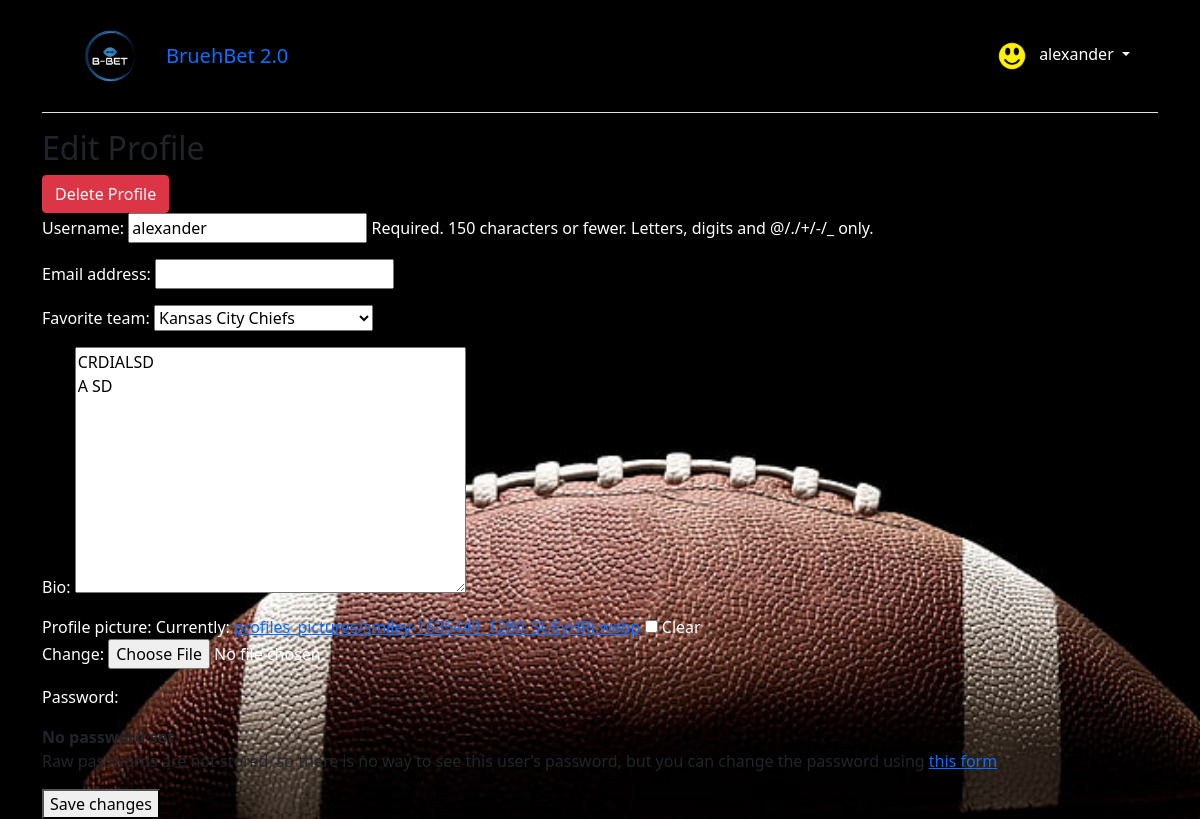
The app's page /profile/alexander/edit/ (signed in), older data.
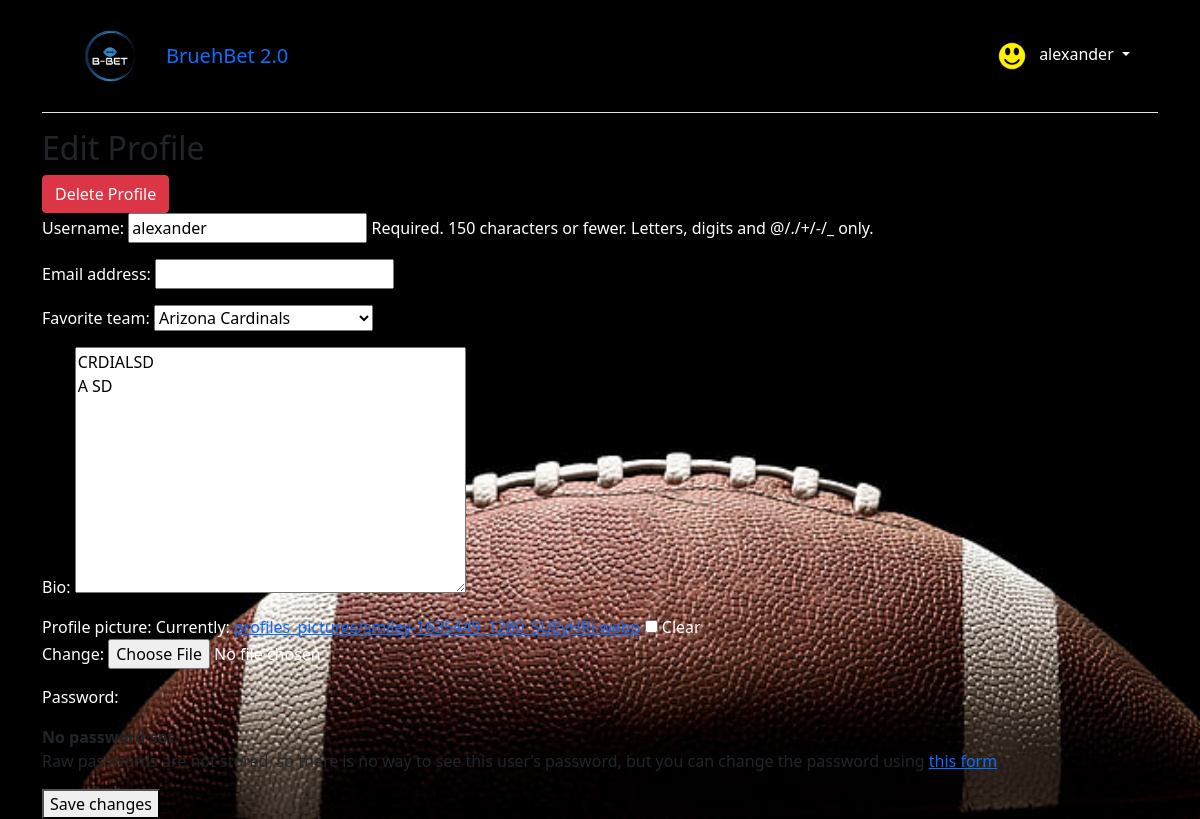
The same page, newer data.
### users/models.py (models this page shows, shortened)
class CustomUser(AbstractUser):
    favorite_team = models.ForeignKey(Team, on_delete=models.SET_NULL, null=True, blank=True)
    models.SlugField(null=True, blank=True, unique=True)
    bio = models.TextField(blank=True, null=True)
    profile_picture = models.ImageField(upload_to='profiles_pictures/', blank=True, null=True)

### users/views.py (the view, shortened to what this page needs)
# urls.py: path('profile/<slug:username>/edit/', ProfileUpdateView.as_view(), name='edit_profile'),
class ProfileUpdateView(LoginRequiredMixin, UserPassesTestMixin, UpdateView):
    model = CustomUser
    form_class = CustomUserChangeForm
    template_name = 'profile_edit.html'  # Change to your template name
    def get_object(self, queryset=None):
        username = self.kwargs.get('username')
        return get_object_or_404(CustomUser, username=username)
    def test_func(self):
        user_to_edit = self.get_object()
        return user_to_edit == self.request.user

### users/forms.py
class CustomUserChangeForm(UserChangeForm):
    class Meta(UserChangeForm):
        model = CustomUser
        fields = ('username', 'email', 'favorite_team','bio', 'profile_picture')

### users/models.py (called while the page is built)
    def __str__(self):
        return self.name

### templates/profile_edit.html (shortened to what this page needs)
{% extends 'base.html' %}
{% block content %}
    <h2>Edit Profile</h2>
    <form method="post" enctype="multipart/form-data">
        <a href="{% url 'delete_profile' username=user.username %}" class="btn btn-danger">Delete Profile</a>
        {{ form.as_p }}
        <button type="submit">Save changes</button>
    </form>
{% endblock %}

### templates/base.html (shortened to what this page needs)
{% load static %}
<!DOCTYPE html>
<html>
<head>
  <link rel="stylesheet" type="text/css" href="{% static 'css/styles.css' %}">
  <link href="https://cdn.jsdelivr.net/npm/bootstrap@5.1.3/dist/css/bootstrap.min.css" rel="stylesheet"
>
    <link rel="stylesheet" href="https://cdnjs.cloudflare.com/ajax/libs/OwlCarousel2/2.3.4/assets/owl.carousel.min.css">
<link rel="stylesheet" href="https://cdnjs.cloudflare.com/ajax/libs/OwlCarousel2/2.3.4/assets/owl.theme.default.min.css">
</head>
<body>
  <div class="container">
    <header class="p-3 mb-3 border-bottom">
      <div class="container">
        <div class="d-flex flex-wrap align-items-center justify-content-center
          justify-content-lg-start">
          <img src="{% static 'logo/png/logo-color.png' %}" alt="BruehBet Logo" class="me-3 logo">
          <a class="navbar-brand" href="{% url 'home' %}">BruehBet 2.0</a>
            {% if user.is_authenticated %}
          <div class="dropdown text-end">
            <a href="#" class="d-block link-dark text-decoration-none dropdown-toggle" id="dropdownUser1"
              data-bs-toggle="dropdown" aria-expanded="false">
              {% if request.user.profile_picture %}
                <img src="{{ request.user.profile_picture.url }}" width="30" height="30" class="rounded-circle me-2">
              {% elif request.user.favorite_team.logo %}
                <img src="{{ request.user.favorite_team.logo.url }}" width="30" height="30" class="rounded-circle me-2">
              {% else %}
                <img src="{% static 'images/nfl.png' %}" width="30" height="30" class="rounded-circle me-2">
              {% endif %}
              {{ request.user.username }}
            </a>
          </div>
          {% else %}
          <div class="text-end">
            <a href="{% url 'login' %}" class="btn btn-outline-primary me-2">Log
              In</a>
            <a href="{% url 'signup' %}" class="btn btn-primary">Sign Up</a>
          </div>
          {% endif %}
        </div>
      </div>
    </header>
    <main>
      {% block content %}
      {% endblock content %}
    </main>
  </div>
</body>
</html>

Row changes from the older to the newer data that the page shows:
changed CustomUser "alexander": favorite_team "Kansas City Chiefs" → "Arizona Cardinals"
